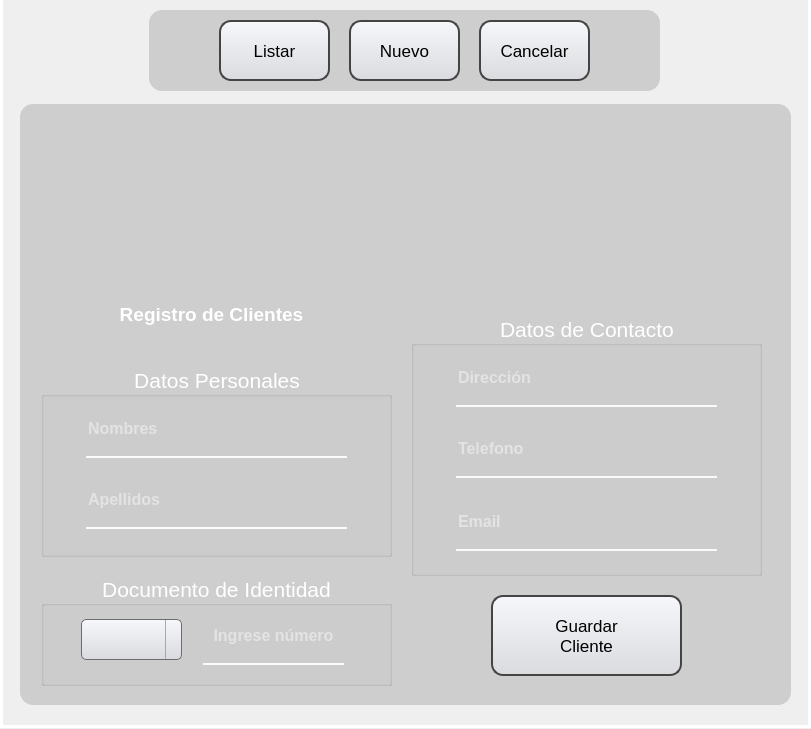
<?xml version="1.0" encoding="UTF-8"?>
<ui version="4.0">
 <class>MainWindow</class>
 <widget class="QMainWindow" name="MainWindow">
  <property name="geometry">
   <rect>
    <x>0</x>
    <y>0</y>
    <width>811</width>
    <height>729</height>
   </rect>
  </property>
  <property name="minimumSize">
   <size>
    <width>811</width>
    <height>729</height>
   </size>
  </property>
  <property name="maximumSize">
   <size>
    <width>811</width>
    <height>729</height>
   </size>
  </property>
  <property name="windowTitle">
   <string>MainWindow</string>
  </property>
  <widget class="QWidget" name="centralwidget">
   <widget class="QLabel" name="label">
    <property name="geometry">
     <rect>
      <x>0</x>
      <y>-3</y>
      <width>821</width>
      <height>731</height>
     </rect>
    </property>
    <property name="text">
     <string/>
    </property>
    <property name="pixmap">
     <pixmap>../IMG/fondo.png</pixmap>
    </property>
    <property name="scaledContents">
     <bool>true</bool>
    </property>
   </widget>
   <widget class="QLabel" name="label_3">
    <property name="enabled">
     <bool>false</bool>
    </property>
    <property name="geometry">
     <rect>
      <x>0</x>
      <y>-3</y>
      <width>811</width>
      <height>731</height>
     </rect>
    </property>
    <property name="styleSheet">
     <string notr="true">background-color: qlineargradient(spread:pad, x1:0, y1:0, x2:0, y2:00715909, stop:0 rgba(0, 0, 0, 35), stop:0.375 rgba(0, 0, 0, 50), stop:0.835227 rgba(0, 0, 0, 75));

border: 3px solid white; </string>
    </property>
    <property name="text">
     <string/>
    </property>
   </widget>
   <widget class="QLabel" name="label_9">
    <property name="geometry">
     <rect>
      <x>149</x>
      <y>10</y>
      <width>511</width>
      <height>81</height>
     </rect>
    </property>
    <property name="styleSheet">
     <string notr="true">background-color:rgba(0,0,0,35);
border-radius:13px</string>
    </property>
    <property name="text">
     <string/>
    </property>
   </widget>
   <widget class="QPushButton" name="bt_listar_cl">
    <property name="geometry">
     <rect>
      <x>219</x>
      <y>20</y>
      <width>111</width>
      <height>61</height>
     </rect>
    </property>
    <property name="font">
     <font>
      <pointsize>13</pointsize>
      <weight>50</weight>
      <bold>false</bold>
      <underline>false</underline>
      <strikeout>false</strikeout>
     </font>
    </property>
    <property name="styleSheet">
     <string notr="true">QPushButton {
	 background: qlineargradient(x1:0, y1:0, x2:0, y2:1, stop:0 #f6f7fa, stop:1 #dadbde);
	border: 2px solid #444444;
    text-align: center; 
    text-decoration: none; 
    border-radius: 12px;
}

QPushButton:hover {
	background-color: rgb(241, 241, 241);
}

QPushButton:pressed {
	background-color: rgb(223, 223, 223);
}
</string>
    </property>
    <property name="text">
     <string>Listar</string>
    </property>
   </widget>
   <widget class="QPushButton" name="bt_cancelar_cl">
    <property name="geometry">
     <rect>
      <x>479</x>
      <y>20</y>
      <width>111</width>
      <height>61</height>
     </rect>
    </property>
    <property name="font">
     <font>
      <pointsize>13</pointsize>
      <weight>50</weight>
      <bold>false</bold>
      <underline>false</underline>
      <strikeout>false</strikeout>
     </font>
    </property>
    <property name="styleSheet">
     <string notr="true">QPushButton {
	color: black;
	 background: qlineargradient(x1:0, y1:0, x2:0, y2:1, stop:0 #f6f7fa, stop:1 #dadbde);
	border: 2px solid #444444;
    text-align: center; 
    text-decoration: none; 
    border-radius: 12px;
}

QPushButton:hover {
	background-color: rgb(255, 0, 0);
}

QPushButton:pressed {
	background-color: rgb(166, 0, 0);
}</string>
    </property>
    <property name="text">
     <string>Cancelar</string>
    </property>
   </widget>
   <widget class="QPushButton" name="bt_nuevo_cl">
    <property name="geometry">
     <rect>
      <x>349</x>
      <y>20</y>
      <width>111</width>
      <height>61</height>
     </rect>
    </property>
    <property name="font">
     <font>
      <pointsize>13</pointsize>
      <weight>50</weight>
      <bold>false</bold>
      <underline>false</underline>
      <strikeout>false</strikeout>
     </font>
    </property>
    <property name="styleSheet">
     <string notr="true">QPushButton {
	 background: qlineargradient(x1:0, y1:0, x2:0, y2:1, stop:0 #f6f7fa, stop:1 #dadbde);
	border: 2px solid #444444;
    text-align: center; 
    text-decoration: none; 
    border-radius: 12px;
}

QPushButton:hover {
	background-color: rgb(241, 241, 241);
}

QPushButton:pressed {
	background-color: rgb(223, 223, 223);
}
</string>
    </property>
    <property name="text">
     <string>Nuevo</string>
    </property>
   </widget>
   <widget class="QWidget" name="window_1_cl" native="true">
    <property name="geometry">
     <rect>
      <x>0</x>
      <y>94</y>
      <width>811</width>
      <height>631</height>
     </rect>
    </property>
    <widget class="QLabel" name="label_10">
     <property name="geometry">
      <rect>
       <x>20</x>
       <y>10</y>
       <width>771</width>
       <height>601</height>
      </rect>
     </property>
     <property name="font">
      <font>
       <pointsize>8</pointsize>
      </font>
     </property>
     <property name="styleSheet">
      <string notr="true">background-color:rgba(0,0,0,35);
border-radius:13px</string>
     </property>
     <property name="text">
      <string/>
     </property>
    </widget>
    <widget class="QLabel" name="label_7">
     <property name="geometry">
      <rect>
       <x>91</x>
       <y>30</y>
       <width>241</width>
       <height>231</height>
      </rect>
     </property>
     <property name="styleSheet">
      <string notr="true">background-color: qlineargradient(spread:pad, x1:0, y1:0, x2:0, y2:00715909, stop:0 rgba(0, 0, 0, 20), stop:0.375 rgba(0, 0, 0, 50), stop:0.835227 rgba(0, 0, 0, 75));
border-radius: 20px;</string>
     </property>
     <property name="text">
      <string/>
     </property>
    </widget>
    <widget class="QLabel" name="label_2">
     <property name="geometry">
      <rect>
       <x>141</x>
       <y>71</y>
       <width>141</width>
       <height>131</height>
      </rect>
     </property>
     <property name="text">
      <string/>
     </property>
     <property name="pixmap">
      <pixmap>../IMG/img_cliente.png</pixmap>
     </property>
     <property name="scaledContents">
      <bool>true</bool>
     </property>
    </widget>
    <widget class="QLabel" name="label_4">
     <property name="geometry">
      <rect>
       <x>241</x>
       <y>38</y>
       <width>81</width>
       <height>81</height>
      </rect>
     </property>
     <property name="text">
      <string/>
     </property>
     <property name="pixmap">
      <pixmap>../IMG/METROSPLASH.png</pixmap>
     </property>
     <property name="scaledContents">
      <bool>true</bool>
     </property>
    </widget>
    <widget class="QLabel" name="label_6">
     <property name="geometry">
      <rect>
       <x>101</x>
       <y>180</y>
       <width>221</width>
       <height>81</height>
      </rect>
     </property>
     <property name="font">
      <font>
       <pointsize>14</pointsize>
       <weight>75</weight>
       <bold>true</bold>
      </font>
     </property>
     <property name="styleSheet">
      <string notr="true">color: white</string>
     </property>
     <property name="text">
      <string>Registro de Clientes</string>
     </property>
     <property name="alignment">
      <set>Qt::AlignCenter</set>
     </property>
    </widget>
    <widget class="QGroupBox" name="GB_1_CLIENT">
     <property name="geometry">
      <rect>
       <x>41</x>
       <y>272</y>
       <width>351</width>
       <height>191</height>
      </rect>
     </property>
     <property name="font">
      <font>
       <pointsize>16</pointsize>
       <weight>50</weight>
       <bold>false</bold>
      </font>
     </property>
     <property name="styleSheet">
      <string notr="true">color: white
</string>
     </property>
     <property name="title">
      <string>Datos Personales</string>
     </property>
     <property name="alignment">
      <set>Qt::AlignCenter</set>
     </property>
     <widget class="QLineEdit" name="le_name_client">
      <property name="geometry">
       <rect>
        <x>45</x>
        <y>41</y>
        <width>261</width>
        <height>51</height>
       </rect>
      </property>
      <property name="font">
       <font>
        <pointsize>12</pointsize>
        <weight>75</weight>
        <bold>true</bold>
       </font>
      </property>
      <property name="styleSheet">
       <string notr="true">background-color:rgba(0, 0, 0, 0);
border:none;
border-bottom:2px solid rgba(0, 0);
color:rgba(255, 255, 255, 230);
padding-bottom:7px;</string>
      </property>
      <property name="text">
       <string/>
      </property>
      <property name="placeholderText">
       <string>Nombres</string>
      </property>
     </widget>
     <widget class="QLineEdit" name="le_lastname_client">
      <property name="geometry">
       <rect>
        <x>45</x>
        <y>112</y>
        <width>261</width>
        <height>51</height>
       </rect>
      </property>
      <property name="font">
       <font>
        <pointsize>12</pointsize>
        <weight>75</weight>
        <bold>true</bold>
       </font>
      </property>
      <property name="styleSheet">
       <string notr="true">background-color:rgba(0, 0, 0, 0);
border:none;
border-bottom:2px solid rgba(0, 0);
color:rgba(255, 255, 255, 230);
padding-bottom:7px;</string>
      </property>
      <property name="text">
       <string/>
      </property>
      <property name="placeholderText">
       <string>Apellidos</string>
      </property>
     </widget>
    </widget>
    <widget class="QGroupBox" name="GB_2_CLIENT">
     <property name="geometry">
      <rect>
       <x>41</x>
       <y>481</y>
       <width>351</width>
       <height>111</height>
      </rect>
     </property>
     <property name="font">
      <font>
       <pointsize>16</pointsize>
       <weight>50</weight>
       <bold>false</bold>
      </font>
     </property>
     <property name="styleSheet">
      <string notr="true">QComboBox {
    color: black;
}

QGroupBox{
color: white
}
</string>
     </property>
     <property name="title">
      <string>Documento de Identidad</string>
     </property>
     <property name="alignment">
      <set>Qt::AlignCenter</set>
     </property>
     <widget class="QLineEdit" name="le_dni_client">
      <property name="geometry">
       <rect>
        <x>162</x>
        <y>39</y>
        <width>141</width>
        <height>51</height>
       </rect>
      </property>
      <property name="font">
       <font>
        <pointsize>12</pointsize>
        <weight>75</weight>
        <bold>true</bold>
       </font>
      </property>
      <property name="styleSheet">
       <string notr="true">background-color:rgba(0, 0, 0, 0);
border:none;
border-bottom:2px solid rgba(0, 0);
color:rgba(255, 255, 255, 230);
padding-bottom:7px;</string>
      </property>
      <property name="text">
       <string/>
      </property>
      <property name="alignment">
       <set>Qt::AlignCenter</set>
      </property>
      <property name="placeholderText">
       <string>Ingrese número</string>
      </property>
     </widget>
     <widget class="QComboBox" name="cb_tipoDNI_client">
      <property name="geometry">
       <rect>
        <x>40</x>
        <y>44</y>
        <width>101</width>
        <height>41</height>
       </rect>
      </property>
      <property name="font">
       <font>
        <pointsize>10</pointsize>
        <weight>50</weight>
        <bold>false</bold>
       </font>
      </property>
      <property name="styleSheet">
       <string notr="true">QComboBox {
    background: qlineargradient(x1:0, y1:0, x2:0, y2:1, stop:0 #f6f7fa, stop:1 #dadbde);
    border: 1px solid #6c6c6c;
    border-radius: 5px;
    padding: 1px 18px 1px 3px;
    min-width: 6em;
}

QComboBox::drop-down {
    border-left-width: 1px;
    border-left-color: darkgray;
    border-left-style: solid;    
}
QComboBox::down-arrow {
	border-image: url(:/image/IMG/203484.png);
}

QComboBox::hover{
	background-color: rgb(241, 241, 241);
}</string>
      </property>
     </widget>
    </widget>
    <widget class="QGroupBox" name="GB_2_CLIENT_2">
     <property name="geometry">
      <rect>
       <x>411</x>
       <y>221</y>
       <width>351</width>
       <height>261</height>
      </rect>
     </property>
     <property name="font">
      <font>
       <pointsize>16</pointsize>
       <weight>50</weight>
       <bold>false</bold>
      </font>
     </property>
     <property name="styleSheet">
      <string notr="true">color: white
</string>
     </property>
     <property name="title">
      <string>Datos de Contacto</string>
     </property>
     <property name="alignment">
      <set>Qt::AlignCenter</set>
     </property>
     <widget class="QLineEdit" name="le_direcc_client">
      <property name="geometry">
       <rect>
        <x>45</x>
        <y>41</y>
        <width>261</width>
        <height>51</height>
       </rect>
      </property>
      <property name="font">
       <font>
        <pointsize>12</pointsize>
        <weight>75</weight>
        <bold>true</bold>
       </font>
      </property>
      <property name="styleSheet">
       <string notr="true">background-color:rgba(0, 0, 0, 0);
border:none;
border-bottom:2px solid rgba(0, 0);
color:rgba(255, 255, 255, 230);
padding-bottom:7px;</string>
      </property>
      <property name="text">
       <string/>
      </property>
      <property name="placeholderText">
       <string>Dirección</string>
      </property>
     </widget>
     <widget class="QLineEdit" name="le_telf_client">
      <property name="geometry">
       <rect>
        <x>45</x>
        <y>112</y>
        <width>261</width>
        <height>51</height>
       </rect>
      </property>
      <property name="font">
       <font>
        <pointsize>12</pointsize>
        <weight>75</weight>
        <bold>true</bold>
       </font>
      </property>
      <property name="styleSheet">
       <string notr="true">background-color:rgba(0, 0, 0, 0);
border:none;
border-bottom:2px solid rgba(0, 0);
color:rgba(255, 255, 255, 230);
padding-bottom:7px;</string>
      </property>
      <property name="text">
       <string/>
      </property>
      <property name="placeholderText">
       <string>Telefono</string>
      </property>
     </widget>
     <widget class="QLineEdit" name="le_email_client">
      <property name="geometry">
       <rect>
        <x>45</x>
        <y>185</y>
        <width>261</width>
        <height>51</height>
       </rect>
      </property>
      <property name="font">
       <font>
        <pointsize>12</pointsize>
        <weight>75</weight>
        <bold>true</bold>
       </font>
      </property>
      <property name="styleSheet">
       <string notr="true">background-color:rgba(0, 0, 0, 0);
border:none;
border-bottom:2px solid rgba(0, 0);
color:rgba(255, 255, 255, 230);
padding-bottom:7px;</string>
      </property>
      <property name="text">
       <string/>
      </property>
      <property name="placeholderText">
       <string>Email</string>
      </property>
     </widget>
    </widget>
    <widget class="QPushButton" name="bt_guardar_cl">
     <property name="geometry">
      <rect>
       <x>491</x>
       <y>501</y>
       <width>191</width>
       <height>81</height>
      </rect>
     </property>
     <property name="font">
      <font>
       <pointsize>13</pointsize>
       <weight>50</weight>
       <bold>false</bold>
       <underline>false</underline>
       <strikeout>false</strikeout>
      </font>
     </property>
     <property name="styleSheet">
      <string notr="true">QPushButton {
	 background: qlineargradient(x1:0, y1:0, x2:0, y2:1, stop:0 #f6f7fa, stop:1 #dadbde);
	border: 2px solid #444444;
    text-align: center; 
    text-decoration: none; 
    border-radius: 12px;
}

QPushButton:hover {
	background-color: rgb(0, 255, 0);
}

QPushButton:pressed {
	background-color: rgb(0, 217, 0);
}</string>
     </property>
     <property name="text">
      <string>Guardar
Cliente</string>
     </property>
    </widget>
    <widget class="QLabel" name="label_8">
     <property name="geometry">
      <rect>
       <x>411</x>
       <y>41</y>
       <width>351</width>
       <height>161</height>
      </rect>
     </property>
     <property name="styleSheet">
      <string notr="true">background-color: qlineargradient(spread:pad, x1:0, y1:0, x2:0, y2:00715909, stop:0 rgba(0, 0, 0, 20), stop:0.375 rgba(0, 0, 0, 50), stop:0.835227 rgba(0, 0, 0, 75));
border-radius: 20px;</string>
     </property>
     <property name="text">
      <string/>
     </property>
    </widget>
    <widget class="QLabel" name="label_5">
     <property name="geometry">
      <rect>
       <x>451</x>
       <y>56</y>
       <width>271</width>
       <height>131</height>
      </rect>
     </property>
     <property name="text">
      <string/>
     </property>
     <property name="pixmap">
      <pixmap>../IMG/clientesvarios.png</pixmap>
     </property>
     <property name="scaledContents">
      <bool>true</bool>
     </property>
    </widget>
   </widget>
   <zorder>label</zorder>
   <zorder>label_3</zorder>
   <zorder>label_9</zorder>
   <zorder>window_1_cl</zorder>
   <zorder>bt_cancelar_cl</zorder>
   <zorder>bt_nuevo_cl</zorder>
   <zorder>bt_listar_cl</zorder>
  </widget>
 </widget>
 <resources/>
 <connections/>
</ui>
